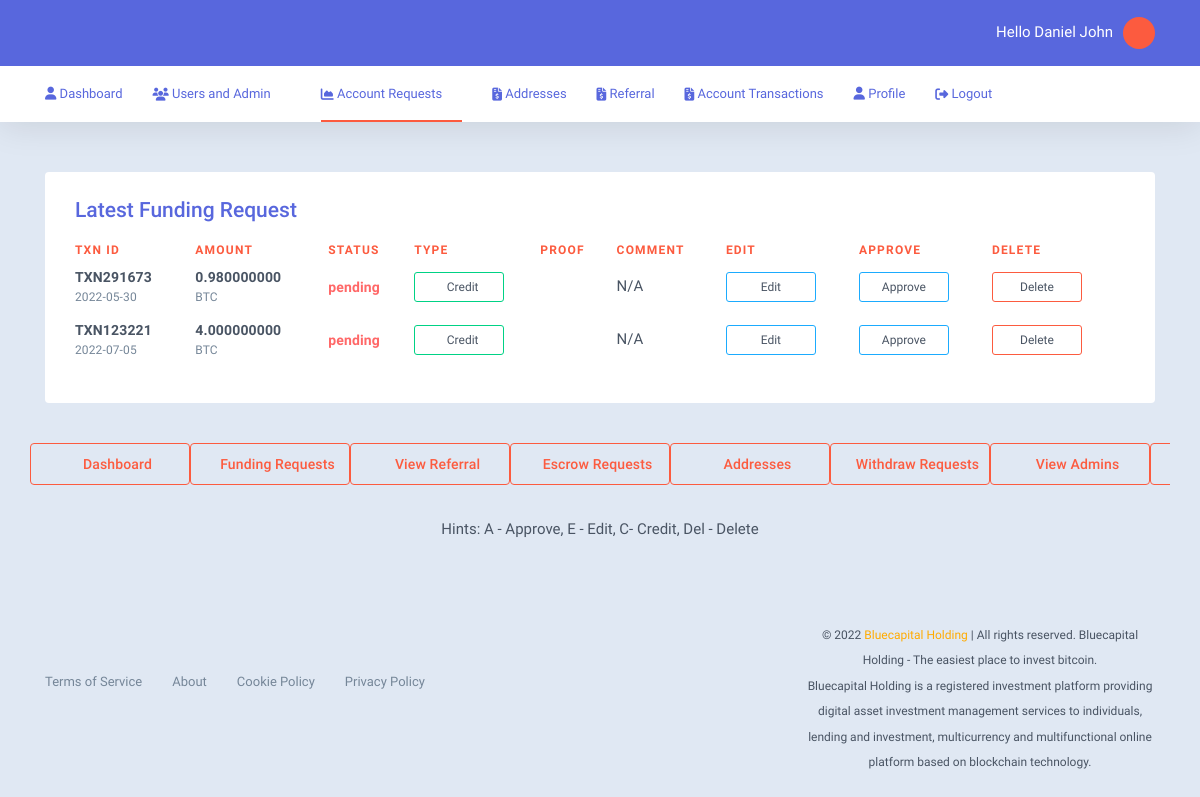
/user/admin/funding-requests.php (signed in), run on the app's committed database.
### tables this page shows
CREATE TABLE `users` (
  `id_no` int(11) NOT NULL,
  `firstname` varchar(255) DEFAULT NULL,
  `lastname` varchar(255) DEFAULT NULL,
  `user_email` varchar(255) NOT NULL,
  `user_pass` varchar(255) NOT NULL,
  `address` varchar(255) DEFAULT NULL,
  `city` varchar(255) DEFAULT NULL,
  `country` varchar(255) DEFAULT NULL,
  `phone` varchar(55) DEFAULT NULL,
  `photo` varchar(255) DEFAULT NULL,
  `affid` int(255) DEFAULT NULL,
  `reg_date` date NOT NULL DEFAULT current_timestamp()
);

CREATE TABLE `fund` (
  `id_no` int(11) NOT NULL,
  `user_email` varchar(255) NOT NULL,
  `ftxn` varchar(512) DEFAULT NULL,
  `currency` varchar(255) DEFAULT NULL,
  `amount` decimal(19,9) DEFAULT NULL,
  `fproof` varchar(255) DEFAULT NULL,
  `fcomment` varchar(1024) DEFAULT NULL,
  `status` varchar(255) NOT NULL DEFAULT 'pending',
  `request_date` date DEFAULT current_timestamp()
);

### user/config.php (called while the page is built, shortened)
<?php
include "session.php";
$con = new mysqli(SERVER,USER,PASS,DB);
if(isset($_SESSION['email']) && $_SESSION['email']!==null){
$sql_profile = "SELECT * FROM `users` WHERE `user_email`='$session_email'";
$sql_exec = $con->query($sql_profile);
foreach($sql_exec as $info){extract($info);
}
$sql_fund = "SELECT * FROM `fund` WHERE `user_email`='$session_email'";
$sql_fund_exec = $con->query($sql_fund);
}
?>

### user/function.php (called while the page is built, shortened)
<?php
require_once('config.php');
?>

### user/admin/funding-requests.php (the view, shortened to what this page needs)
<?php
include('../function.php');
?>
<?php include('header.php'); ?>
<body class="page-user">
<?php include('nav.php'); ?>
<div>
  <div class="page-content">
      <div class="container">
            <div class="card content-area">
                                <div class="card-innr table-responsive">
                    <div class="card-head">
                        <h4 class="card-title">Latest Funding Request</h4>
                    </div>
                                <table class="data-table table table-hover dt-init user-tnx">
                        <thead>
                            <tr class="data-item data-head">
                                <th class="data-col dt-tnxno">Txn ID</th>
                                <th class="data-col dt-amount">Amount</th>
                                <th class="data-col dt-account">Status</th>
                                <th class="data-col dt-type">
                                    <div class="dt-type-text">Type</div>
                                </th>
                                <th class="data-col dt-type">
                                    <div class="dt-type-text">Proof</div>
                                </th>
                                <th class="data-col dt-type">
                                    <div class="dt-type-text">Comment</div>
                                </th>
                                <th class="data-col data-actions">
                                    <div class="dt-type-text">Edit</div>
                                </th>
                                <th class="data-col data-actions">
                                    <div class="dt-type-text">Approve</div>
                                </th>
                                <th class="data-col data-actions">
                                    <div class="dt-type-text">Delete</a></div>
                                </th>
                            </tr>
                        </thead>
                        <tbody>
                            <?php
                           $sql_fund_select = "SELECT * FROM `fund`";
                            $sql_fund_select_exec = $con->query($sql_fund_select);
                            foreach($sql_fund_select_exec as $fundInfo){extract($fundInfo);?>
                                                        <tr class="data-item">
                                <td class="data-col dt-tnxno">
                                    <div class="d-flex align-items-center">
                                            <div class="fake-class">
                                        <span class="lead tnx-id"><?php if(isset($ftxn) && $ftxn!==null){echo $ftxn;}?></span>
                                            <span class="sub sub-date"><?php if(isset($request_date) && $request_date!==null){echo $request_date;}?></span>
                                        </div>
                                    </div>
                                </td>
                                <td class="data-col dt-token">
                                    <span class="lead token-amount"><?php if(isset($amount) && $amount!==null){echo $amount;}?></span>
                                    <span class="sub sub-symbol"><?php if(isset($currency) && $currency!==null){echo strtoupper($currency);}?></span>
                                </td>
                                <td class="data-col dt-account" id="td_approve">
     <?php if(isset($status) && $status!==null){if($status==="pending"){echo "<span class='lead user-info text-danger'>{$status}</span>";}else{echo "<span class='lead user-info text-success'>{$status}</span>";}}?>
                                                                    </td>
                                <td class="data-col dt-type">
                    <?php if(isset($request_date)&&isset($amount)&&isset($currency)&&isset($status)){echo "<span class='dt-type-md badge badge-outline badge-success badge-md'>Credit</span>";}?>
                                                </td>
                                                 <td class="data-col dt-type">
                                                </td>
                                                 <td class="data-col dt-type">
                    <?php if(isset($fcomment) && $fcomment!==null){echo $fcomment;}else{echo"N/A";}?>
                                                </td>
                                                 <td class="data-col dt-type">
                            <a href="edit-amount.php?af=<?=$ftxn;?>" data-toggle="" data-target="" class="dt-type-md"><span class='badge badge-outline badge-info badge-md'>Edit</span></a>
                        </td>
                        <td class="data-col dt-type">
                            <a href="user.php?afr=<?= $ftxn; ?>" class="dt-type-md"><span class='badge badge-outline badge-info badge-md'>Approve</span></a>
                        </td>
                        <td class="data-col dt-type">
                            <a name="delete" href="user.php?dfr=<?= $ftxn; ?>" class="dt-type-md"><span class='badge badge-outline badge-primary badge-md'>Delete</span></a>
                        </td>
                            </tr>
                        <?php }?>
                                                    </tbody>
                    </table>
                </div>
                </div>
        </div>
  </div>
</div>
<?php include('footer-menu.php');?>
    <div class="footer-bar">
        <div class="container">
            <div class="row align-items-center justify-content-center">
                <div class="col-md-8">
                    <ul class="footer-links">
                        <li><a href="https://bluecapitalholding.com/docs/terms-of-use.php">Terms of Service</a></li>
        <li><a href="https://bluecapitalholding.com/docs/about.php">About</a></li>
        <li><a href="https://bluecapitalholding.com/docs/cookie-policy.php">Cookie Policy</a></li>
        <li><a href="https://bluecapitalholding.com/docs/privacy-policy.php">Privacy Policy</a></li>
                    </ul>
                </div>
                <div class="col-md-4 mt-2 mt-sm-0">
                    <div class="d-flex justify-content-between justify-content-md-end align-items-center guttar-25px pdt-0-5x pdb-0-5x">
                        <div class="copyright-text"><p style="padding:10px 0 !important;"><center><small>©&nbsp;<?= date('Y');?>&nbsp;<a href="#"><span class="orange">Bluecapital Holding</span></a> | All rights reserved.&nbsp;Bluecapital Holding - The easiest place to invest bitcoin.<br>Bluecapital Holding is a registered investment platform providing digital asset investment management services to individuals, lending and investment, multicurrency and multifunctional online platform based on blockchain technology.</small></center></p></div>
                    </div>
                </div>
            </div>
        </div>
    </div>
    </body>
    </html>

### user/admin/nav.php (shortened to what this page needs)
<div class="topbar-wrap">
       <div class="topbar is-sticky">
           <div class="container">
               <div class="d-flex justify-content-between align-items-center">
                   <ul class="topbar-nav">
                       <li class="topbar-nav-item relative"><span class="user-welcome d-none d-lg-inline-block">Hello&nbsp;<?php if(isset($firstname) && isset($lastname)){echo $firstname."&nbsp;".$lastname;}?></span><a class="toggle-tigger user-thumb" href="#"></a>
                       </li>
                   </ul>
               </div>
           </div>
       </div>
       <div class="navbar">
           <div class="container">
               <div class="navbar-innr">
                   <ul class="navbar-menu">
                       <li><a href="view-users.php"><span class="icon-s"><i class="fa fa-user"></i>&nbsp;Dashboard</a></li>
                       <li class="has-dropdown page-links-all">
                           <a class="drop-toggle" href="#"><i class="fa fa-users"></i>&nbsp;Users and Admin</a>
                       </li>
                       <li class="has-dropdown page-links-all">
                           <a class="drop-toggle" href="#"><i class="fa fa-chart-area"></i>&nbsp;Account Requests</a>
                       </li>
                       <li><a href="addresses.php"><i class="fa fa-file-invoice-dollar"></i>&nbsp;Addresses</a></li>
                       <li><a href="referral.php"><i class="fa fa-file-invoice-dollar"></i>&nbsp;Referral</a></li>
                        <li><a href="transactions.php"><i class="fa fa-file-invoice-dollar"></i>&nbsp;Account Transactions</a></li>
                     <li><a href="./edit-profile.php"><span class="icon-s"><i class="fa fa-user"></i>&nbsp;Profile</a></li>
                        <li><a href="../logout.php"><i class="fa fa-sign-out-alt"></i>&nbsp;Logout</a></li>
                   </ul>
               </div>
           </div>
       </div>
   </div>

### user/admin/header.php (style rules this page uses)
.topbar,.topbar-wrap,.is-sticky,.topbar.is-sticky { background-color:#5867dd !important; background-image:linear-gradient(45deg,#5867dd 0%, #5867dd 100%) !important; color:#fff !important; }
.token-info-sub,.card-title { color:#5867dd !important; }
.navbar-menu > li > a { color:#5867dd !important; }
a.drop-toggle::after { content:none !important; }
li > a:hover, .orange { color: #FFAB00 !important; }

### data on the page
users: firstname "Daniel", lastname "John"
fund: ftxn "TXN291673", request_date "2022-05-30", amount "0.980000000", currency "BTC", status "pending"
fund: ftxn "TXN123221", request_date "2022-07-05", amount "4.000000000", currency "BTC", status "pending"
